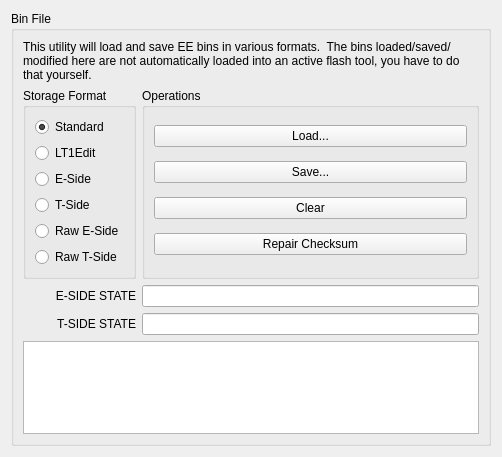
<?xml version="1.0" encoding="UTF-8"?>
<ui version="4.0">
 <class>tool_ee</class>
 <widget class="QWidget" name="tool_ee">
  <property name="geometry">
   <rect>
    <x>0</x>
    <y>0</y>
    <width>502</width>
    <height>457</height>
   </rect>
  </property>
  <property name="windowTitle">
   <string>EE Bin Converter</string>
  </property>
  <layout class="QHBoxLayout" name="horizontalLayout">
   <item>
    <layout class="QVBoxLayout" name="verticalLayout_4">
     <item>
      <widget class="QGroupBox" name="groupBox_3">
       <property name="title">
        <string>Bin File</string>
       </property>
       <layout class="QVBoxLayout" name="verticalLayout">
        <item>
         <widget class="QLabel" name="label_3">
          <property name="text">
           <string>This utility will load and save EE bins in various formats.  The bins loaded/saved/modified here are not automatically loaded into an active flash tool, you have to do that yourself.</string>
          </property>
          <property name="wordWrap">
           <bool>true</bool>
          </property>
         </widget>
        </item>
        <item>
         <layout class="QGridLayout" name="gridLayout">
          <item row="0" column="0">
           <widget class="QGroupBox" name="groupBox">
            <property name="title">
             <string>Storage Format</string>
            </property>
            <layout class="QVBoxLayout" name="verticalLayout_2">
             <item>
              <widget class="QRadioButton" name="format_std_btn">
               <property name="toolTip">
                <string>&lt;html&gt;&lt;head/&gt;&lt;body&gt;&lt;p&gt;This format is used in TunerPRO (with any sane XDF file), TunerCAT, and probably any other bin editing tool you'll see.  It is T-Side first, E-Side second, and the bin is offset by 8k.&lt;/p&gt;&lt;/body&gt;&lt;/html&gt;</string>
               </property>
               <property name="text">
                <string>Standard</string>
               </property>
               <property name="checked">
                <bool>true</bool>
               </property>
              </widget>
             </item>
             <item>
              <widget class="QRadioButton" name="format_lt1edit_btn">
               <property name="toolTip">
                <string>&lt;html&gt;&lt;head/&gt;&lt;body&gt;&lt;p&gt;This is an E-Side first, T-Side second image only used by LT1edit.&lt;/p&gt;&lt;/body&gt;&lt;/html&gt;</string>
               </property>
               <property name="text">
                <string>LT1Edit</string>
               </property>
              </widget>
             </item>
             <item>
              <widget class="QRadioButton" name="format_eside_btn_2">
               <property name="toolTip">
                <string>&lt;html&gt;&lt;head/&gt;&lt;body&gt;&lt;p&gt;This is the unscrambled bin (like the ordinary storage format, but with the one ECM side alone.)&lt;/p&gt;&lt;/body&gt;&lt;/html&gt;</string>
               </property>
               <property name="text">
                <string>E-Side</string>
               </property>
              </widget>
             </item>
             <item>
              <widget class="QRadioButton" name="format_tside_btn_2">
               <property name="toolTip">
                <string>&lt;html&gt;&lt;head/&gt;&lt;body&gt;&lt;p&gt;This is the unscrambled bin (like the ordinary storage format, but with the one ECM side alone.)&lt;/p&gt;&lt;/body&gt;&lt;/html&gt;</string>
               </property>
               <property name="text">
                <string>T-Side</string>
               </property>
              </widget>
             </item>
             <item>
              <widget class="QRadioButton" name="format_eside_btn">
               <property name="toolTip">
                <string>&lt;html&gt;&lt;head/&gt;&lt;body&gt;&lt;p&gt;This is the raw EEPROM content..  The format is interpolated as required, as the address lines in the 8051 ECM are scrambled.&lt;/p&gt;&lt;/body&gt;&lt;/html&gt;</string>
               </property>
               <property name="text">
                <string>Raw E-Side</string>
               </property>
              </widget>
             </item>
             <item>
              <widget class="QRadioButton" name="format_tside_btn">
               <property name="toolTip">
                <string>&lt;html&gt;&lt;head/&gt;&lt;body&gt;&lt;p&gt;This is the raw EEPROM content..  The format is interpolated as required, as the address lines in the 8051 ECM are scrambled.&lt;/p&gt;&lt;/body&gt;&lt;/html&gt;</string>
               </property>
               <property name="text">
                <string>Raw T-Side</string>
               </property>
              </widget>
             </item>
            </layout>
           </widget>
          </item>
          <item row="4" column="0">
           <widget class="QLabel" name="label_2">
            <property name="text">
             <string>T-SIDE STATE</string>
            </property>
            <property name="alignment">
             <set>Qt::AlignRight|Qt::AlignTrailing|Qt::AlignVCenter</set>
            </property>
           </widget>
          </item>
          <item row="4" column="1">
           <widget class="QLineEdit" name="tside_status"/>
          </item>
          <item row="2" column="1">
           <widget class="QLineEdit" name="eside_status"/>
          </item>
          <item row="2" column="0">
           <widget class="QLabel" name="label">
            <property name="text">
             <string>E-SIDE STATE</string>
            </property>
            <property name="alignment">
             <set>Qt::AlignRight|Qt::AlignTrailing|Qt::AlignVCenter</set>
            </property>
           </widget>
          </item>
          <item row="0" column="1">
           <widget class="QGroupBox" name="groupBox_2">
            <property name="title">
             <string>Operations</string>
            </property>
            <layout class="QVBoxLayout" name="verticalLayout_3">
             <item>
              <widget class="QPushButton" name="load_btn">
               <property name="toolTip">
                <string>&lt;html&gt;&lt;head/&gt;&lt;body&gt;&lt;p&gt;Load a new bin file in the storage format specified.&lt;/p&gt;&lt;/body&gt;&lt;/html&gt;</string>
               </property>
               <property name="text">
                <string>Load...</string>
               </property>
              </widget>
             </item>
             <item>
              <widget class="QPushButton" name="save_btn">
               <property name="toolTip">
                <string>&lt;html&gt;&lt;head/&gt;&lt;body&gt;&lt;p&gt;Save the bin file in the format specified.&lt;/p&gt;&lt;/body&gt;&lt;/html&gt;</string>
               </property>
               <property name="text">
                <string>Save...</string>
               </property>
              </widget>
             </item>
             <item>
              <widget class="QPushButton" name="clear_btn">
               <property name="text">
                <string>Clear</string>
               </property>
              </widget>
             </item>
             <item>
              <widget class="QPushButton" name="checksum_btn">
               <property name="toolTip">
                <string>&lt;html&gt;&lt;head/&gt;&lt;body&gt;&lt;p&gt;Make the checksum of the loaded bin 'valid' by recalculating it.  You shouldn't do this if the checksum is invalid for an unknown reason, as you may flash garbage onto your ECM.&lt;/p&gt;&lt;/body&gt;&lt;/html&gt;</string>
               </property>
               <property name="text">
                <string>Repair Checksum</string>
               </property>
              </widget>
             </item>
            </layout>
           </widget>
          </item>
          <item row="5" column="0" colspan="2">
           <widget class="QPlainTextEdit" name="bin_info"/>
          </item>
         </layout>
        </item>
       </layout>
      </widget>
     </item>
    </layout>
   </item>
  </layout>
 </widget>
 <resources/>
 <connections/>
</ui>
